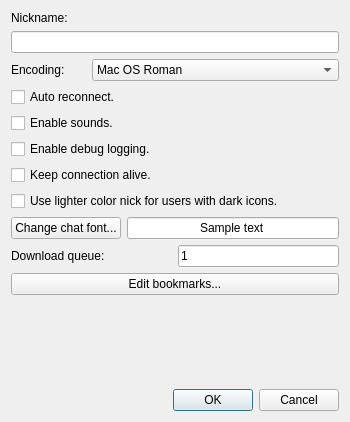
<?xml version="1.0" encoding="UTF-8"?>
<ui version="4.0">
 <class>DialogPreferences</class>
 <widget class="QDialog" name="DialogPreferences">
  <property name="windowModality">
   <enum>Qt::ApplicationModal</enum>
  </property>
  <property name="geometry">
   <rect>
    <x>0</x>
    <y>0</y>
    <width>350</width>
    <height>422</height>
   </rect>
  </property>
  <property name="minimumSize">
   <size>
    <width>350</width>
    <height>422</height>
   </size>
  </property>
  <property name="maximumSize">
   <size>
    <width>350</width>
    <height>654686</height>
   </size>
  </property>
  <property name="windowTitle">
   <string>Preferences</string>
  </property>
  <property name="modal">
   <bool>true</bool>
  </property>
  <layout class="QVBoxLayout" name="verticalLayout">
   <item>
    <widget class="QLabel" name="label">
     <property name="text">
      <string>Nickname:</string>
     </property>
    </widget>
   </item>
   <item>
    <widget class="QLineEdit" name="lineEdit">
     <property name="minimumSize">
      <size>
       <width>0</width>
       <height>20</height>
      </size>
     </property>
    </widget>
   </item>
   <item>
    <layout class="QHBoxLayout" name="horizontalLayout_2">
     <property name="spacing">
      <number>-1</number>
     </property>
     <property name="topMargin">
      <number>0</number>
     </property>
     <property name="bottomMargin">
      <number>0</number>
     </property>
     <item>
      <widget class="QLabel" name="label_7">
       <property name="sizePolicy">
        <sizepolicy hsizetype="Preferred" vsizetype="Preferred">
         <horstretch>0</horstretch>
         <verstretch>0</verstretch>
        </sizepolicy>
       </property>
       <property name="minimumSize">
        <size>
         <width>0</width>
         <height>0</height>
        </size>
       </property>
       <property name="maximumSize">
        <size>
         <width>75</width>
         <height>16777215</height>
        </size>
       </property>
       <property name="text">
        <string>Encoding:</string>
       </property>
      </widget>
     </item>
     <item>
      <widget class="QComboBox" name="encodingCombo">
       <item>
        <property name="text">
         <string>Mac OS Roman</string>
        </property>
       </item>
       <item>
        <property name="text">
         <string>Shift-JIS</string>
        </property>
       </item>
       <item>
        <property name="text">
         <string>ISO-8859-1</string>
        </property>
       </item>
       <item>
        <property name="text">
         <string>UTF-8</string>
        </property>
       </item>
      </widget>
     </item>
    </layout>
   </item>
   <item>
    <widget class="QCheckBox" name="checkReconnect">
     <property name="text">
      <string>Auto reconnect.</string>
     </property>
    </widget>
   </item>
   <item>
    <widget class="QCheckBox" name="soundCheckBox">
     <property name="text">
      <string>Enable sounds.</string>
     </property>
    </widget>
   </item>
   <item>
    <widget class="QCheckBox" name="debugCheckBox">
     <property name="text">
      <string>Enable debug logging.</string>
     </property>
    </widget>
   </item>
   <item>
    <widget class="QCheckBox" name="checkKeepAlive">
     <property name="text">
      <string>Keep connection alive.</string>
     </property>
    </widget>
   </item>
   <item>
    <widget class="QCheckBox" name="useLightColorsCheck">
     <property name="text">
      <string>Use lighter color nick for users with dark icons.</string>
     </property>
    </widget>
   </item>
   <item>
    <layout class="QHBoxLayout" name="horizontalLayout_4">
     <property name="topMargin">
      <number>0</number>
     </property>
     <property name="bottomMargin">
      <number>0</number>
     </property>
     <item>
      <widget class="QPushButton" name="butonChangeFont">
       <property name="text">
        <string>Change chat font...</string>
       </property>
      </widget>
     </item>
     <item>
      <widget class="QLineEdit" name="sampleEdit">
       <property name="text">
        <string>Sample text</string>
       </property>
       <property name="alignment">
        <set>Qt::AlignCenter</set>
       </property>
      </widget>
     </item>
    </layout>
   </item>
   <item>
    <layout class="QHBoxLayout" name="horizontalLayout_3">
     <property name="topMargin">
      <number>0</number>
     </property>
     <property name="bottomMargin">
      <number>0</number>
     </property>
     <item>
      <widget class="QLabel" name="label_3">
       <property name="text">
        <string>Download queue:</string>
       </property>
      </widget>
     </item>
     <item>
      <widget class="QLineEdit" name="dlQueueEdit">
       <property name="sizePolicy">
        <sizepolicy hsizetype="Minimum" vsizetype="Fixed">
         <horstretch>0</horstretch>
         <verstretch>0</verstretch>
        </sizepolicy>
       </property>
       <property name="minimumSize">
        <size>
         <width>0</width>
         <height>20</height>
        </size>
       </property>
       <property name="inputMask">
        <string>0000</string>
       </property>
       <property name="text">
        <string>1</string>
       </property>
      </widget>
     </item>
    </layout>
   </item>
   <item>
    <widget class="QPushButton" name="buttonBookmarks">
     <property name="text">
      <string>Edit bookmarks...</string>
     </property>
    </widget>
   </item>
   <item>
    <spacer name="verticalSpacer">
     <property name="orientation">
      <enum>Qt::Vertical</enum>
     </property>
     <property name="sizeHint" stdset="0">
      <size>
       <width>20</width>
       <height>40</height>
      </size>
     </property>
    </spacer>
   </item>
   <item>
    <widget class="QDialogButtonBox" name="buttonBox">
     <property name="orientation">
      <enum>Qt::Horizontal</enum>
     </property>
     <property name="standardButtons">
      <set>QDialogButtonBox::Cancel|QDialogButtonBox::Ok</set>
     </property>
    </widget>
   </item>
  </layout>
 </widget>
 <resources/>
 <connections>
  <connection>
   <sender>buttonBox</sender>
   <signal>accepted()</signal>
   <receiver>DialogPreferences</receiver>
   <slot>accept()</slot>
   <hints>
    <hint type="sourcelabel">
     <x>248</x>
     <y>254</y>
    </hint>
    <hint type="destinationlabel">
     <x>157</x>
     <y>274</y>
    </hint>
   </hints>
  </connection>
  <connection>
   <sender>buttonBox</sender>
   <signal>rejected()</signal>
   <receiver>DialogPreferences</receiver>
   <slot>reject()</slot>
   <hints>
    <hint type="sourcelabel">
     <x>316</x>
     <y>260</y>
    </hint>
    <hint type="destinationlabel">
     <x>286</x>
     <y>274</y>
    </hint>
   </hints>
  </connection>
 </connections>
</ui>
